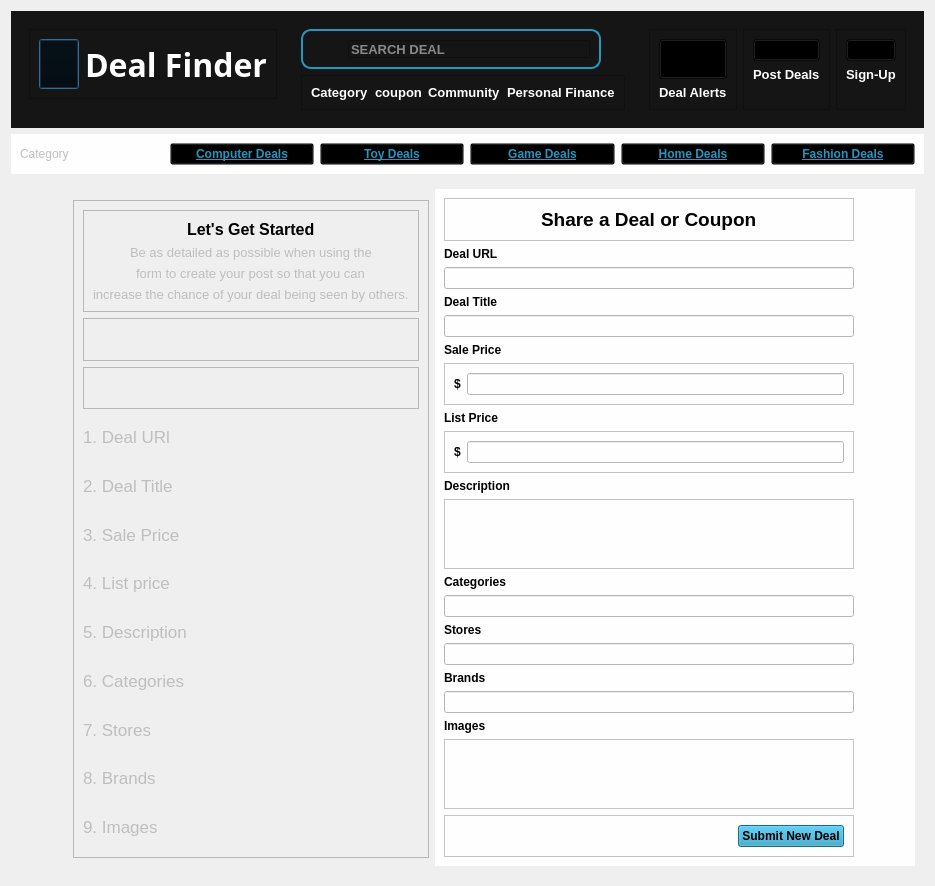
<?xml version="1.0" encoding="UTF-8"?>
<ui version="4.0">
 <class>Dialog</class>
 <widget class="QDialog" name="Dialog">
  <property name="geometry">
   <rect>
    <x>0</x>
    <y>0</y>
    <width>733</width>
    <height>679</height>
   </rect>
  </property>
  <property name="windowTitle">
   <string>Dialog</string>
  </property>
  <property name="styleSheet">
   <string notr="true">#searchframe{
	border-radius:10px;
	border:2px solid#2596be;
}
#label_8,#label_6,#label_7,#label_9{
	color:#fefeff;
}
#pushButton_5,#pushButton_6,#pushButton_7,#pushButton_8,#pushButton_9{
	color:#2596be;
     
}</string>
  </property>
  <layout class="QVBoxLayout" name="verticalLayout">
   <item>
    <widget class="QWidget" name="widget" native="true">
     <property name="styleSheet">
      <string notr="true">background-color:#151515;</string>
     </property>
     <layout class="QHBoxLayout" name="horizontalLayout">
      <item>
       <widget class="QWidget" name="widget_3" native="true">
        <layout class="QHBoxLayout" name="horizontalLayout_3">
         <item alignment="Qt::AlignTop">
          <widget class="QFrame" name="frame_4">
           <property name="frameShape">
            <enum>QFrame::StyledPanel</enum>
           </property>
           <property name="frameShadow">
            <enum>QFrame::Raised</enum>
           </property>
           <layout class="QHBoxLayout" name="horizontalLayout_4">
            <item>
             <widget class="QPushButton" name="pushButton_4">
              <property name="minimumSize">
               <size>
                <width>0</width>
                <height>50</height>
               </size>
              </property>
              <property name="styleSheet">
               <string notr="true">background:transparent</string>
              </property>
              <property name="text">
               <string/>
              </property>
              <property name="icon">
               <iconset resource="../PycharmProjects/pythonDEAL FINDEER/GUIs/resources.qrc">
                <normaloff>:/icon/deal-finder-high-resolution-logo.png</normaloff>:/icon/deal-finder-high-resolution-logo.png</iconset>
              </property>
              <property name="iconSize">
               <size>
                <width>50</width>
                <height>50</height>
               </size>
              </property>
             </widget>
            </item>
            <item>
             <widget class="QLabel" name="label_4">
              <property name="font">
               <font>
                <family>Freestyle Script</family>
                <pointsize>24</pointsize>
                <weight>75</weight>
                <bold>true</bold>
               </font>
              </property>
              <property name="styleSheet">
               <string notr="true">color:#fefeff;</string>
              </property>
              <property name="text">
               <string>Deal Finder</string>
              </property>
             </widget>
            </item>
           </layout>
          </widget>
         </item>
        </layout>
       </widget>
      </item>
      <item>
       <widget class="QWidget" name="widget_4" native="true">
        <layout class="QVBoxLayout" name="verticalLayout_5">
         <item alignment="Qt::AlignTop">
          <widget class="QFrame" name="searchframe">
           <property name="sizePolicy">
            <sizepolicy hsizetype="Expanding" vsizetype="Preferred">
             <horstretch>0</horstretch>
             <verstretch>0</verstretch>
            </sizepolicy>
           </property>
           <property name="minimumSize">
            <size>
             <width>300</width>
             <height>10</height>
            </size>
           </property>
           <property name="maximumSize">
            <size>
             <width>200</width>
             <height>300</height>
            </size>
           </property>
           <property name="styleSheet">
            <string notr="true"/>
           </property>
           <property name="frameShape">
            <enum>QFrame::StyledPanel</enum>
           </property>
           <property name="frameShadow">
            <enum>QFrame::Raised</enum>
           </property>
           <layout class="QHBoxLayout" name="horizontalLayout_5">
            <item>
             <widget class="QLabel" name="label_5">
              <property name="minimumSize">
               <size>
                <width>30</width>
                <height>15</height>
               </size>
              </property>
              <property name="maximumSize">
               <size>
                <width>30</width>
                <height>20</height>
               </size>
              </property>
              <property name="text">
               <string/>
              </property>
              <property name="pixmap">
               <pixmap resource="../PycharmProjects/pythonDEAL FINDEER/GUIs/resources.qrc">:/icon/search.svg</pixmap>
              </property>
              <property name="scaledContents">
               <bool>true</bool>
              </property>
             </widget>
            </item>
            <item>
             <widget class="QLineEdit" name="lineEdit">
              <property name="font">
               <font>
                <pointsize>10</pointsize>
                <weight>75</weight>
                <bold>true</bold>
               </font>
              </property>
              <property name="styleSheet">
               <string notr="true">color:#fefeff</string>
              </property>
              <property name="placeholderText">
               <string>SEARCH DEAL</string>
              </property>
             </widget>
            </item>
           </layout>
          </widget>
         </item>
         <item alignment="Qt::AlignTop">
          <widget class="QFrame" name="frame_6">
           <property name="frameShape">
            <enum>QFrame::StyledPanel</enum>
           </property>
           <property name="frameShadow">
            <enum>QFrame::Raised</enum>
           </property>
           <layout class="QHBoxLayout" name="horizontalLayout_6">
            <item>
             <widget class="QLabel" name="label_6">
              <property name="font">
               <font>
                <family>Tahoma</family>
                <pointsize>10</pointsize>
                <weight>75</weight>
                <bold>true</bold>
               </font>
              </property>
              <property name="text">
               <string>Category</string>
              </property>
             </widget>
            </item>
            <item>
             <widget class="QLabel" name="label_7">
              <property name="font">
               <font>
                <family>Tahoma</family>
                <pointsize>10</pointsize>
                <weight>75</weight>
                <bold>true</bold>
               </font>
              </property>
              <property name="text">
               <string>coupon</string>
              </property>
             </widget>
            </item>
            <item>
             <widget class="QLabel" name="label_8">
              <property name="font">
               <font>
                <family>Tahoma</family>
                <pointsize>10</pointsize>
                <weight>75</weight>
                <bold>true</bold>
               </font>
              </property>
              <property name="text">
               <string>Community</string>
              </property>
             </widget>
            </item>
            <item>
             <widget class="QLabel" name="label_9">
              <property name="font">
               <font>
                <family>Tahoma</family>
                <pointsize>10</pointsize>
                <weight>75</weight>
                <bold>true</bold>
               </font>
              </property>
              <property name="text">
               <string>Personal Finance</string>
              </property>
             </widget>
            </item>
           </layout>
          </widget>
         </item>
        </layout>
       </widget>
      </item>
      <item alignment="Qt::AlignTop">
       <widget class="QWidget" name="widget_5" native="true">
        <property name="minimumSize">
         <size>
          <width>0</width>
          <height>0</height>
         </size>
        </property>
        <property name="maximumSize">
         <size>
          <width>16777215</width>
          <height>150</height>
         </size>
        </property>
        <layout class="QHBoxLayout" name="horizontalLayout_2">
         <item>
          <widget class="QFrame" name="frame">
           <property name="frameShape">
            <enum>QFrame::StyledPanel</enum>
           </property>
           <property name="frameShadow">
            <enum>QFrame::Raised</enum>
           </property>
           <layout class="QVBoxLayout" name="verticalLayout_2">
            <item>
             <widget class="QPushButton" name="pushButton">
              <property name="minimumSize">
               <size>
                <width>40</width>
                <height>40</height>
               </size>
              </property>
              <property name="styleSheet">
               <string notr="true">background:transparent</string>
              </property>
              <property name="text">
               <string/>
              </property>
              <property name="icon">
               <iconset resource="../PycharmProjects/pythonDEAL FINDEER/GUIs/resources.qrc">
                <normaloff>:/icon/notification-bell-5743.svg</normaloff>:/icon/notification-bell-5743.svg</iconset>
              </property>
              <property name="iconSize">
               <size>
                <width>40</width>
                <height>40</height>
               </size>
              </property>
             </widget>
            </item>
            <item alignment="Qt::AlignHCenter|Qt::AlignTop">
             <widget class="QLabel" name="label">
              <property name="font">
               <font>
                <pointsize>10</pointsize>
                <weight>75</weight>
                <bold>true</bold>
               </font>
              </property>
              <property name="styleSheet">
               <string notr="true"> color:#fefeff;</string>
              </property>
              <property name="text">
               <string>Deal Alerts</string>
              </property>
             </widget>
            </item>
           </layout>
          </widget>
         </item>
         <item>
          <widget class="QFrame" name="frame_2">
           <property name="frameShape">
            <enum>QFrame::StyledPanel</enum>
           </property>
           <property name="frameShadow">
            <enum>QFrame::Raised</enum>
           </property>
           <layout class="QVBoxLayout" name="verticalLayout_3">
            <item>
             <widget class="QPushButton" name="pushButton_2">
              <property name="minimumSize">
               <size>
                <width>0</width>
                <height>0</height>
               </size>
              </property>
              <property name="styleSheet">
               <string notr="true">background:transparent;</string>
              </property>
              <property name="text">
               <string/>
              </property>
              <property name="icon">
               <iconset resource="../PycharmProjects/pythonDEAL FINDEER/GUIs/resources.qrc">
                <normaloff>:/icon/blue-add-button-12024.svg</normaloff>:/icon/blue-add-button-12024.svg</iconset>
              </property>
              <property name="iconSize">
               <size>
                <width>40</width>
                <height>40</height>
               </size>
              </property>
             </widget>
            </item>
            <item alignment="Qt::AlignHCenter|Qt::AlignTop">
             <widget class="QLabel" name="label_2">
              <property name="font">
               <font>
                <pointsize>10</pointsize>
                <weight>75</weight>
                <bold>true</bold>
               </font>
              </property>
              <property name="styleSheet">
               <string notr="true">color:#fefeff;</string>
              </property>
              <property name="text">
               <string>Post Deals</string>
              </property>
             </widget>
            </item>
           </layout>
          </widget>
         </item>
         <item>
          <widget class="QFrame" name="frame_3">
           <property name="frameShape">
            <enum>QFrame::StyledPanel</enum>
           </property>
           <property name="frameShadow">
            <enum>QFrame::Raised</enum>
           </property>
           <layout class="QVBoxLayout" name="verticalLayout_4">
            <item>
             <widget class="QPushButton" name="pushButton_3">
              <property name="minimumSize">
               <size>
                <width>0</width>
                <height>0</height>
               </size>
              </property>
              <property name="styleSheet">
               <string notr="true">background:transparent;</string>
              </property>
              <property name="text">
               <string/>
              </property>
              <property name="icon">
               <iconset resource="../PycharmProjects/pythonDEAL FINDEER/GUIs/resources.qrc">
                <normaloff>:/icon/orange-person-10776.svg</normaloff>:/icon/orange-person-10776.svg</iconset>
              </property>
              <property name="iconSize">
               <size>
                <width>40</width>
                <height>40</height>
               </size>
              </property>
             </widget>
            </item>
            <item alignment="Qt::AlignHCenter|Qt::AlignTop">
             <widget class="QLabel" name="label_3">
              <property name="font">
               <font>
                <pointsize>10</pointsize>
                <weight>75</weight>
                <bold>true</bold>
               </font>
              </property>
              <property name="styleSheet">
               <string notr="true">color:#fefeff;</string>
              </property>
              <property name="text">
               <string>Sign-Up</string>
              </property>
             </widget>
            </item>
           </layout>
          </widget>
         </item>
        </layout>
       </widget>
      </item>
     </layout>
    </widget>
   </item>
   <item alignment="Qt::AlignTop">
    <widget class="QWidget" name="widget_6" native="true">
     <property name="styleSheet">
      <string notr="true">background-color:#fefeff;</string>
     </property>
     <layout class="QHBoxLayout" name="horizontalLayout_7">
      <item>
       <widget class="QLabel" name="label_10">
        <property name="enabled">
         <bool>false</bool>
        </property>
        <property name="text">
         <string>Category</string>
        </property>
       </widget>
      </item>
      <item>
       <widget class="QPushButton" name="pushButton_5">
        <property name="font">
         <font>
          <weight>75</weight>
          <bold>true</bold>
          <underline>true</underline>
         </font>
        </property>
        <property name="styleSheet">
         <string notr="true">background:transparent;</string>
        </property>
        <property name="text">
         <string>Computer Deals</string>
        </property>
       </widget>
      </item>
      <item>
       <widget class="QPushButton" name="pushButton_6">
        <property name="font">
         <font>
          <weight>75</weight>
          <bold>true</bold>
          <underline>true</underline>
         </font>
        </property>
        <property name="styleSheet">
         <string notr="true">background:transparent;</string>
        </property>
        <property name="text">
         <string>Toy Deals</string>
        </property>
       </widget>
      </item>
      <item>
       <widget class="QPushButton" name="pushButton_7">
        <property name="font">
         <font>
          <weight>75</weight>
          <bold>true</bold>
          <underline>true</underline>
         </font>
        </property>
        <property name="styleSheet">
         <string notr="true">background:transparent;</string>
        </property>
        <property name="text">
         <string>Game Deals</string>
        </property>
       </widget>
      </item>
      <item>
       <widget class="QPushButton" name="pushButton_8">
        <property name="font">
         <font>
          <weight>75</weight>
          <bold>true</bold>
          <underline>true</underline>
         </font>
        </property>
        <property name="styleSheet">
         <string notr="true">background:transparent;</string>
        </property>
        <property name="text">
         <string>Home Deals</string>
        </property>
       </widget>
      </item>
      <item>
       <widget class="QPushButton" name="pushButton_9">
        <property name="font">
         <font>
          <weight>75</weight>
          <bold>true</bold>
          <underline>true</underline>
         </font>
        </property>
        <property name="styleSheet">
         <string notr="true">background:transparent;</string>
        </property>
        <property name="text">
         <string>Fashion Deals</string>
        </property>
       </widget>
      </item>
     </layout>
    </widget>
   </item>
   <item>
    <widget class="QWidget" name="widget_2" native="true">
     <property name="sizePolicy">
      <sizepolicy hsizetype="Preferred" vsizetype="Expanding">
       <horstretch>0</horstretch>
       <verstretch>0</verstretch>
      </sizepolicy>
     </property>
     <layout class="QHBoxLayout" name="horizontalLayout_8">
      <item>
       <widget class="QWidget" name="widget_7" native="true">
        <layout class="QHBoxLayout" name="horizontalLayout_9">
         <property name="spacing">
          <number>7</number>
         </property>
         <property name="leftMargin">
          <number>53</number>
         </property>
         <property name="topMargin">
          <number>11</number>
         </property>
         <property name="rightMargin">
          <number>0</number>
         </property>
         <property name="bottomMargin">
          <number>8</number>
         </property>
         <item>
          <widget class="QFrame" name="frame_5">
           <property name="frameShape">
            <enum>QFrame::StyledPanel</enum>
           </property>
           <property name="frameShadow">
            <enum>QFrame::Raised</enum>
           </property>
           <layout class="QVBoxLayout" name="verticalLayout_7">
            <item>
             <widget class="QFrame" name="frame_7">
              <property name="frameShape">
               <enum>QFrame::StyledPanel</enum>
              </property>
              <property name="frameShadow">
               <enum>QFrame::Raised</enum>
              </property>
              <layout class="QVBoxLayout" name="verticalLayout_6">
               <item alignment="Qt::AlignHCenter">
                <widget class="QLabel" name="label_11">
                 <property name="font">
                  <font>
                   <family>Tahoma</family>
                   <pointsize>12</pointsize>
                   <weight>75</weight>
                   <bold>true</bold>
                  </font>
                 </property>
                 <property name="text">
                  <string>Let's Get Started</string>
                 </property>
                </widget>
               </item>
               <item alignment="Qt::AlignHCenter">
                <widget class="QLabel" name="label_12">
                 <property name="enabled">
                  <bool>false</bool>
                 </property>
                 <property name="font">
                  <font>
                   <pointsize>10</pointsize>
                  </font>
                 </property>
                 <property name="text">
                  <string>Be as detailed as possible when using the</string>
                 </property>
                </widget>
               </item>
               <item alignment="Qt::AlignHCenter">
                <widget class="QLabel" name="label_13">
                 <property name="enabled">
                  <bool>false</bool>
                 </property>
                 <property name="font">
                  <font>
                   <pointsize>10</pointsize>
                  </font>
                 </property>
                 <property name="text">
                  <string>form to create your post so that you can</string>
                 </property>
                </widget>
               </item>
               <item alignment="Qt::AlignHCenter">
                <widget class="QLabel" name="label_14">
                 <property name="enabled">
                  <bool>false</bool>
                 </property>
                 <property name="font">
                  <font>
                   <pointsize>10</pointsize>
                  </font>
                 </property>
                 <property name="text">
                  <string>increase the chance of your deal being seen by others.</string>
                 </property>
                </widget>
               </item>
              </layout>
             </widget>
            </item>
            <item>
             <widget class="QFrame" name="frame_8">
              <property name="frameShape">
               <enum>QFrame::StyledPanel</enum>
              </property>
              <property name="frameShadow">
               <enum>QFrame::Raised</enum>
              </property>
             </widget>
            </item>
            <item>
             <widget class="QFrame" name="frame_9">
              <property name="frameShape">
               <enum>QFrame::StyledPanel</enum>
              </property>
              <property name="frameShadow">
               <enum>QFrame::Raised</enum>
              </property>
             </widget>
            </item>
            <item>
             <widget class="QLabel" name="label_15">
              <property name="enabled">
               <bool>false</bool>
              </property>
              <property name="font">
               <font>
                <pointsize>13</pointsize>
               </font>
              </property>
              <property name="text">
               <string>1. Deal URl</string>
              </property>
             </widget>
            </item>
            <item>
             <widget class="QLabel" name="label_16">
              <property name="enabled">
               <bool>false</bool>
              </property>
              <property name="font">
               <font>
                <pointsize>13</pointsize>
               </font>
              </property>
              <property name="text">
               <string>2. Deal Title</string>
              </property>
             </widget>
            </item>
            <item>
             <widget class="QLabel" name="label_17">
              <property name="enabled">
               <bool>false</bool>
              </property>
              <property name="font">
               <font>
                <pointsize>13</pointsize>
               </font>
              </property>
              <property name="text">
               <string>3. Sale Price</string>
              </property>
             </widget>
            </item>
            <item>
             <widget class="QLabel" name="label_22">
              <property name="enabled">
               <bool>false</bool>
              </property>
              <property name="font">
               <font>
                <pointsize>13</pointsize>
               </font>
              </property>
              <property name="text">
               <string>4. List price</string>
              </property>
             </widget>
            </item>
            <item>
             <widget class="QLabel" name="label_18">
              <property name="enabled">
               <bool>false</bool>
              </property>
              <property name="font">
               <font>
                <pointsize>13</pointsize>
               </font>
              </property>
              <property name="text">
               <string>5. Description</string>
              </property>
             </widget>
            </item>
            <item>
             <widget class="QLabel" name="label_19">
              <property name="enabled">
               <bool>false</bool>
              </property>
              <property name="font">
               <font>
                <pointsize>13</pointsize>
               </font>
              </property>
              <property name="text">
               <string>6. Categories</string>
              </property>
             </widget>
            </item>
            <item>
             <widget class="QLabel" name="label_23">
              <property name="enabled">
               <bool>false</bool>
              </property>
              <property name="font">
               <font>
                <pointsize>13</pointsize>
               </font>
              </property>
              <property name="text">
               <string>7. Stores</string>
              </property>
             </widget>
            </item>
            <item>
             <widget class="QLabel" name="label_20">
              <property name="enabled">
               <bool>false</bool>
              </property>
              <property name="font">
               <font>
                <pointsize>13</pointsize>
               </font>
              </property>
              <property name="text">
               <string>8. Brands</string>
              </property>
             </widget>
            </item>
            <item>
             <widget class="QLabel" name="label_21">
              <property name="enabled">
               <bool>false</bool>
              </property>
              <property name="font">
               <font>
                <pointsize>13</pointsize>
               </font>
              </property>
              <property name="text">
               <string>9. Images</string>
              </property>
             </widget>
            </item>
           </layout>
          </widget>
         </item>
        </layout>
       </widget>
      </item>
      <item>
       <widget class="QWidget" name="widget_8" native="true">
        <property name="styleSheet">
         <string notr="true">background-color:#fefeff;</string>
        </property>
        <layout class="QVBoxLayout" name="verticalLayout_9">
         <property name="rightMargin">
          <number>61</number>
         </property>
         <item>
          <widget class="QFrame" name="frame_10">
           <property name="maximumSize">
            <size>
             <width>16777215</width>
             <height>16777215</height>
            </size>
           </property>
           <property name="frameShape">
            <enum>QFrame::StyledPanel</enum>
           </property>
           <property name="frameShadow">
            <enum>QFrame::Raised</enum>
           </property>
           <layout class="QVBoxLayout" name="verticalLayout_8">
            <item alignment="Qt::AlignHCenter">
             <widget class="QLabel" name="label_24">
              <property name="font">
               <font>
                <family>Tahoma</family>
                <pointsize>14</pointsize>
                <weight>75</weight>
                <bold>true</bold>
               </font>
              </property>
              <property name="text">
               <string>Share a Deal or Coupon</string>
              </property>
             </widget>
            </item>
           </layout>
          </widget>
         </item>
         <item>
          <widget class="QLabel" name="label_28">
           <property name="font">
            <font>
             <weight>75</weight>
             <bold>true</bold>
            </font>
           </property>
           <property name="text">
            <string>Deal URL</string>
           </property>
          </widget>
         </item>
         <item>
          <widget class="QLineEdit" name="lineEdit_2"/>
         </item>
         <item>
          <widget class="QLabel" name="label_29">
           <property name="font">
            <font>
             <weight>75</weight>
             <bold>true</bold>
            </font>
           </property>
           <property name="text">
            <string>Deal Title</string>
           </property>
          </widget>
         </item>
         <item>
          <widget class="QLineEdit" name="lineEdit_3"/>
         </item>
         <item>
          <widget class="QLabel" name="label_30">
           <property name="font">
            <font>
             <weight>75</weight>
             <bold>true</bold>
            </font>
           </property>
           <property name="text">
            <string>Sale Price</string>
           </property>
          </widget>
         </item>
         <item>
          <widget class="QFrame" name="frame_11">
           <property name="frameShape">
            <enum>QFrame::StyledPanel</enum>
           </property>
           <property name="frameShadow">
            <enum>QFrame::Raised</enum>
           </property>
           <layout class="QHBoxLayout" name="horizontalLayout_10">
            <item>
             <widget class="QLabel" name="label_37">
              <property name="font">
               <font>
                <pointsize>9</pointsize>
                <weight>75</weight>
                <bold>true</bold>
               </font>
              </property>
              <property name="text">
               <string>$</string>
              </property>
             </widget>
            </item>
            <item>
             <widget class="QLineEdit" name="lineEdit_7"/>
            </item>
           </layout>
          </widget>
         </item>
         <item>
          <widget class="QLabel" name="label_31">
           <property name="font">
            <font>
             <weight>75</weight>
             <bold>true</bold>
            </font>
           </property>
           <property name="text">
            <string>List Price</string>
           </property>
          </widget>
         </item>
         <item>
          <widget class="QFrame" name="frame_12">
           <property name="frameShape">
            <enum>QFrame::StyledPanel</enum>
           </property>
           <property name="frameShadow">
            <enum>QFrame::Raised</enum>
           </property>
           <layout class="QHBoxLayout" name="horizontalLayout_11">
            <item>
             <widget class="QLabel" name="label_38">
              <property name="font">
               <font>
                <pointsize>9</pointsize>
                <weight>75</weight>
                <bold>true</bold>
               </font>
              </property>
              <property name="text">
               <string>$</string>
              </property>
             </widget>
            </item>
            <item>
             <widget class="QLineEdit" name="lineEdit_8"/>
            </item>
           </layout>
          </widget>
         </item>
         <item>
          <widget class="QLabel" name="label_32">
           <property name="font">
            <font>
             <weight>75</weight>
             <bold>true</bold>
            </font>
           </property>
           <property name="text">
            <string>Description</string>
           </property>
          </widget>
         </item>
         <item>
          <widget class="QPlainTextEdit" name="plainTextEdit"/>
         </item>
         <item>
          <widget class="QLabel" name="label_33">
           <property name="font">
            <font>
             <weight>75</weight>
             <bold>true</bold>
            </font>
           </property>
           <property name="text">
            <string>Categories</string>
           </property>
          </widget>
         </item>
         <item>
          <widget class="QLineEdit" name="lineEdit_4"/>
         </item>
         <item>
          <widget class="QLabel" name="label_34">
           <property name="font">
            <font>
             <weight>75</weight>
             <bold>true</bold>
            </font>
           </property>
           <property name="text">
            <string>Stores</string>
           </property>
          </widget>
         </item>
         <item>
          <widget class="QLineEdit" name="lineEdit_5"/>
         </item>
         <item>
          <widget class="QLabel" name="label_35">
           <property name="font">
            <font>
             <weight>75</weight>
             <bold>true</bold>
            </font>
           </property>
           <property name="text">
            <string>Brands</string>
           </property>
          </widget>
         </item>
         <item>
          <widget class="QLineEdit" name="lineEdit_6"/>
         </item>
         <item>
          <widget class="QLabel" name="label_36">
           <property name="font">
            <font>
             <weight>75</weight>
             <bold>true</bold>
            </font>
           </property>
           <property name="text">
            <string>Images</string>
           </property>
          </widget>
         </item>
         <item>
          <widget class="QPlainTextEdit" name="plainTextEdit_2"/>
         </item>
         <item>
          <widget class="QFrame" name="frame_13">
           <property name="frameShape">
            <enum>QFrame::StyledPanel</enum>
           </property>
           <property name="frameShadow">
            <enum>QFrame::Raised</enum>
           </property>
           <layout class="QHBoxLayout" name="horizontalLayout_12">
            <item>
             <widget class="QLabel" name="label_25">
              <property name="text">
               <string/>
              </property>
             </widget>
            </item>
            <item>
             <widget class="QLabel" name="label_26">
              <property name="text">
               <string/>
              </property>
             </widget>
            </item>
            <item>
             <widget class="QLabel" name="label_27">
              <property name="text">
               <string/>
              </property>
             </widget>
            </item>
            <item>
             <widget class="QPushButton" name="pushButton_10">
              <property name="font">
               <font>
                <pointsize>9</pointsize>
                <weight>75</weight>
                <bold>true</bold>
               </font>
              </property>
              <property name="styleSheet">
               <string notr="true">background-color:#2596be;</string>
              </property>
              <property name="text">
               <string>Submit New Deal</string>
              </property>
             </widget>
            </item>
           </layout>
          </widget>
         </item>
        </layout>
       </widget>
      </item>
     </layout>
    </widget>
   </item>
  </layout>
 </widget>
 <resources>
  <include location="../PycharmProjects/pythonDEAL FINDEER/GUIs/resources.qrc"/>
 </resources>
 <connections/>
</ui>
